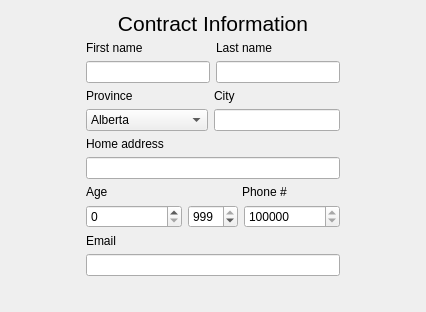
   <widget class="QWidget" name="tabContact">
    <attribute name="title">
     <string>Contact Information</string>
    </attribute>
    <layout class="QGridLayout" name="gridLayout_2">
     <item row="0" column="0">
      <layout class="QVBoxLayout" name="verticalLayout_2">
       <property name="leftMargin">
        <number>75</number>
       </property>
       <property name="rightMargin">
        <number>75</number>
       </property>
       <property name="bottomMargin">
        <number>25</number>
       </property>
       <item>
        <widget class="QLabel" name="label_27">
         <property name="minimumSize">
          <size>
           <width>254</width>
           <height>24</height>
          </size>
         </property>
         <property name="maximumSize">
          <size>
           <width>254</width>
           <height>24</height>
          </size>
         </property>
         <property name="font">
          <font>
           <pointsize>16</pointsize>
          </font>
         </property>
         <property name="text">
          <string>Contract Information</string>
         </property>
         <property name="alignment">
          <set>Qt::AlignCenter</set>
         </property>
        </widget>
       </item>
       <item>
        <layout class="QHBoxLayout" name="horizontalLayout_6">
         <item>
          <widget class="QLabel" name="lbFirstName">
           <property name="text">
            <string>First name</string>
           </property>
          </widget>
         </item>
         <item>
          <widget class="QLabel" name="lbLastName">
           <property name="text">
            <string>Last name</string>
           </property>
          </widget>
         </item>
        </layout>
       </item>
       <item>
        <layout class="QHBoxLayout" name="horizontalLayout_5">
         <item>
          <widget class="QLineEdit" name="txtFirstName">
           <property name="placeholderText">
            <string/>
           </property>
          </widget>
         </item>
         <item>
          <widget class="QLineEdit" name="txtLastName">
           <property name="placeholderText">
            <string/>
           </property>
          </widget>
         </item>
        </layout>
       </item>
       <item>
        <layout class="QHBoxLayout" name="horizontalLayout_4">
         <item>
          <widget class="QLabel" name="lbProvince">
           <property name="minimumSize">
            <size>
             <width>122</width>
             <height>0</height>
            </size>
           </property>
           <property name="maximumSize">
            <size>
             <width>122</width>
             <height>16777215</height>
            </size>
           </property>
           <property name="text">
            <string>Province</string>
           </property>
          </widget>
         </item>
         <item>
          <widget class="QLabel" name="label">
           <property name="text">
            <string>City</string>
           </property>
          </widget>
         </item>
        </layout>
       </item>
       <item>
        <layout class="QHBoxLayout" name="horizontalLayout_3">
         <item>
          <widget class="QComboBox" name="cbProvince">
           <property name="minimumSize">
            <size>
             <width>122</width>
             <height>0</height>
            </size>
           </property>
           <property name="maximumSize">
            <size>
             <width>122</width>
             <height>16777215</height>
            </size>
           </property>
           <item>
            <property name="text">
             <string>Alberta</string>
            </property>
           </item>
           <item>
            <property name="text">
             <string>British Columbia</string>
            </property>
           </item>
           <item>
            <property name="text">
             <string>Manitoba</string>
            </property>
           </item>
           <item>
            <property name="text">
             <string>New Brunswick</string>
            </property>
           </item>
           <item>
            <property name="text">
             <string>Newfoundland and Labrador</string>
            </property>
           </item>
           <item>
            <property name="text">
             <string>Northwest Territories</string>
            </property>
           </item>
           <item>
            <property name="text">
             <string>Nova Scotia</string>
            </property>
           </item>
           <item>
            <property name="text">
             <string>Nunavut</string>
            </property>
           </item>
           <item>
            <property name="text">
             <string>Ontario</string>
            </property>
           </item>
           <item>
            <property name="text">
             <string>Prince Edward Island</string>
            </property>
           </item>
           <item>
            <property name="text">
             <string>Quebec</string>
            </property>
           </item>
           <item>
            <property name="text">
             <string>Sakatchewan</string>
            </property>
           </item>
           <item>
            <property name="text">
             <string>Yukon</string>
            </property>
           </item>
          </widget>
         </item>
         <item>
          <widget class="QLineEdit" name="txtCity">
           <property name="placeholderText">
            <string/>
           </property>
          </widget>
         </item>
        </layout>
       </item>
       <item>
        <widget class="QLabel" name="label_2">
         <property name="text">
          <string>Home address</string>
         </property>
        </widget>
       </item>
       <item>
        <widget class="QLineEdit" name="txtAddress"/>
       </item>
       <item>
        <layout class="QHBoxLayout" name="horizontalLayout_2">
         <item>
          <widget class="QLabel" name="label_3">
           <property name="minimumSize">
            <size>
             <width>150</width>
             <height>0</height>
            </size>
           </property>
           <property name="maximumSize">
            <size>
             <width>150</width>
             <height>16777215</height>
            </size>
           </property>
           <property name="text">
            <string>Age</string>
           </property>
          </widget>
         </item>
         <item>
          <widget class="QLabel" name="label_4">
           <property name="text">
            <string>Phone #</string>
           </property>
          </widget>
         </item>
        </layout>
       </item>
       <item>
        <layout class="QHBoxLayout" name="horizontalLayout">
         <item>
          <widget class="QSpinBox" name="cbAge"/>
         </item>
         <item>
          <widget class="QSpinBox" name="sbAreaCode">
           <property name="minimumSize">
            <size>
             <width>50</width>
             <height>0</height>
            </size>
           </property>
           <property name="maximumSize">
            <size>
             <width>50</width>
             <height>16777215</height>
            </size>
           </property>
           <property name="minimum">
            <number>100</number>
           </property>
           <property name="maximum">
            <number>999</number>
           </property>
           <property name="value">
            <number>999</number>
           </property>
          </widget>
         </item>
         <item>
          <widget class="QSpinBox" name="sbPhone">
           <property name="minimum">
            <number>1000000</number>
           </property>
           <property name="maximum">
            <number>9999999</number>
           </property>
           <property name="value">
            <number>9999999</number>
           </property>
          </widget>
         </item>
        </layout>
       </item>
       <item>
        <layout class="QVBoxLayout" name="verticalLayout">
         <item>
          <widget class="QLabel" name="lbEmail">
           <property name="text">
            <string>Email</string>
           </property>
          </widget>
         </item>
         <item>
          <widget class="QLineEdit" name="txtEmail"/>
         </item>
        </layout>
       </item>
       <item>
        <layout class="QHBoxLayout" name="horizontalLayout_7"/>
       </item>
      </layout>
     </item>
    </layout>
   </widget>
